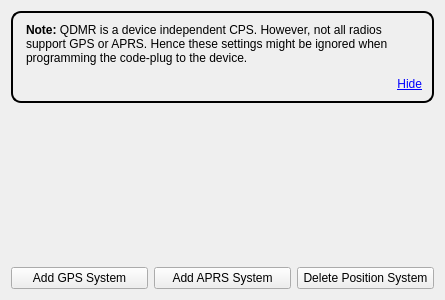
<?xml version="1.0" encoding="UTF-8"?>
<ui version="4.0">
 <class>PositioningSystemListView</class>
 <widget class="QWidget" name="PositioningSystemListView">
  <property name="geometry">
   <rect>
    <x>0</x>
    <y>0</y>
    <width>445</width>
    <height>300</height>
   </rect>
  </property>
  <property name="windowTitle">
   <string notr="true">Form</string>
  </property>
  <layout class="QVBoxLayout" name="verticalLayout">
   <item>
    <widget class="QLabel" name="gpsNote">
     <property name="styleSheet">
      <string notr="true">padding:10px;border: 2px solid black; border-radius: 10px;</string>
     </property>
     <property name="frameShape">
      <enum>QFrame::NoFrame</enum>
     </property>
     <property name="frameShadow">
      <enum>QFrame::Plain</enum>
     </property>
     <property name="lineWidth">
      <number>2</number>
     </property>
     <property name="midLineWidth">
      <number>0</number>
     </property>
     <property name="text">
      <string>&lt;html&gt;&lt;head/&gt;&lt;body&gt;&lt;p&gt;&lt;span style=&quot; font-weight:600;&quot;&gt;Note:&lt;/span&gt; QDMR is a device independent CPS. However, not all radios support GPS or APRS. Hence these settings might be ignored when programming the code-plug to the device. &lt;/p&gt;&lt;p align=&quot;right&quot;&gt;&lt;a href=&quot;#hide&quot;&gt;&lt;span style=&quot; text-decoration: underline; color:#0000ff;&quot;&gt;Hide&lt;/span&gt;&lt;/a&gt;&lt;/p&gt;&lt;/body&gt;&lt;/html&gt;</string>
     </property>
     <property name="textFormat">
      <enum>Qt::RichText</enum>
     </property>
     <property name="wordWrap">
      <bool>true</bool>
     </property>
     <property name="margin">
      <number>5</number>
     </property>
     <property name="indent">
      <number>-1</number>
     </property>
     <property name="openExternalLinks">
      <bool>false</bool>
     </property>
     <property name="textInteractionFlags">
      <set>Qt::LinksAccessibleByKeyboard|Qt::LinksAccessibleByMouse</set>
     </property>
    </widget>
   </item>
   <item>
    <widget class="ConfigObjectTableView" name="listView" native="true">
     <property name="sizePolicy">
      <sizepolicy hsizetype="Preferred" vsizetype="MinimumExpanding">
       <horstretch>0</horstretch>
       <verstretch>0</verstretch>
      </sizepolicy>
     </property>
    </widget>
   </item>
   <item>
    <layout class="QHBoxLayout" name="horizontalLayout_12">
     <item>
      <widget class="QPushButton" name="addGPS">
       <property name="text">
        <string>Add GPS System</string>
       </property>
       <property name="shortcut">
        <string>Alt+G</string>
       </property>
      </widget>
     </item>
     <item>
      <widget class="QPushButton" name="addAPRS">
       <property name="enabled">
        <bool>true</bool>
       </property>
       <property name="text">
        <string>Add APRS System</string>
       </property>
       <property name="shortcut">
        <string>Alt+A</string>
       </property>
      </widget>
     </item>
     <item>
      <widget class="QPushButton" name="remGPS">
       <property name="text">
        <string>Delete Position System</string>
       </property>
       <property name="shortcut">
        <string>Alt+-</string>
       </property>
      </widget>
     </item>
    </layout>
   </item>
  </layout>
 </widget>
 <customwidgets>
  <customwidget>
   <class>ConfigObjectTableView</class>
   <extends>QWidget</extends>
   <header>configobjecttableview.hh</header>
   <container>1</container>
  </customwidget>
 </customwidgets>
 <resources/>
 <connections/>
</ui>
